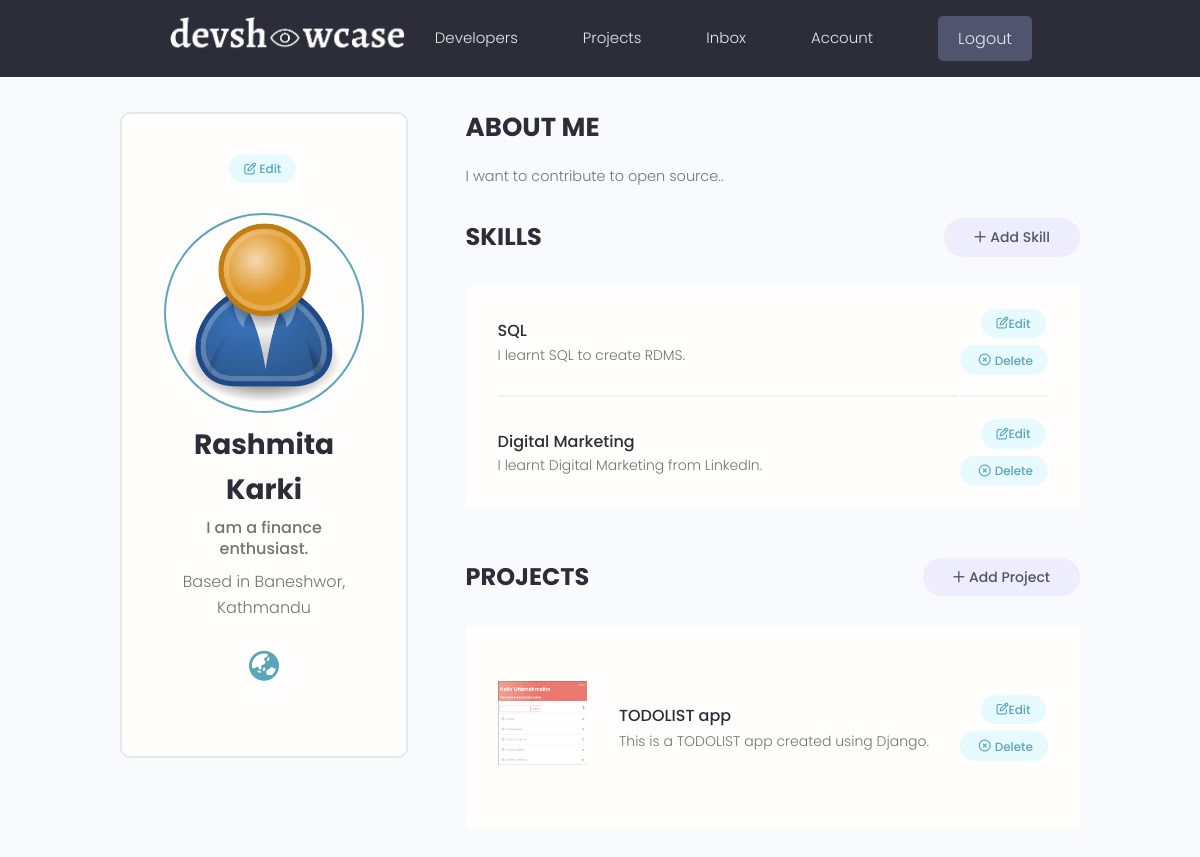
/account/ (signed in), run on the app's committed database.
### users/models.py (models this page shows, shortened)
class Profile(models.Model):
    user = models.OneToOneField(User, on_delete=models.CASCADE, null = True, blank = True)  # User has one to one relationship with their Profile means user can create only one Profile.
    name = models.CharField(max_length = 100, blank = True, null = True)
    email = models.EmailField(max_length = 50, blank = True, null = True)
    username = models.CharField(max_length = 20, blank = True, null = True)
    short_intro = models.CharField(max_length = 200, blank = True, null = True)
    location = models.CharField(max_length = 200, blank = True, null = True)
    bio = models.TextField(blank = True, null = True)
    profile_image = models.ImageField(null = True, blank = True, upload_to = 'users/', default='users/user-default.png')
    social_github = models.CharField(max_length = 200, blank = True, null = True)     # user can add github
    social_linkedin = models.CharField(max_length = 200, blank = True, null = True)   # user can add linkedin
    social_website = models.CharField(max_length = 200, blank = True, null = True)    # user can add their website.
    created = models.DateTimeField(auto_now_add=True)
    id = models.UUIDField(default = uuid.uuid4, primary_key = True, editable = False)
    class Meta:
        ordering = ['created']

class Skill(models.Model):
    owner = models.ForeignKey(Profile, on_delete=models.CASCADE, blank = True, null = True) # when Profile is deleted, delete skill too.
    name = models.CharField(null = True, blank = True, max_length = 40) # name of the skill that user has
    description = models.TextField(null = True, blank= True)
    created = models.DateTimeField(auto_now_add=True)
    id = models.UUIDField(default = uuid.uuid4, primary_key = True, editable = False)

### application/models.py (models this page shows, shortened)
class Project (models.Model):
    owner = models.ForeignKey(Profile, blank = True, null = True, on_delete = models.SET_NULL )  # Create the owner for the project and don't delete the project when the user id is deleted by any circumstances.
    title = models.CharField(max_length = 200)
    description = models.TextField(blank = True, null = True)
    project_image = models.ImageField(blank = True, null = True, default = "default.jpg") # to add images to the DB.
    demo_link = models.CharField(max_length=2000, blank = True, null = True)
    source_link = models.CharField(max_length = 2000, blank = True, null = True)
    tags = models.ManyToManyField('Tag', blank = True)  # it lets user select content of Tag table.
    vote_total = models.IntegerField(default = 0, null = True, blank = True)
    vote_ratio = models.IntegerField(default = 0, null = True, blank = True)
    created = models.DateTimeField(auto_now_add=True)
    id = models.UUIDField(default=uuid.uuid4, primary_key=True, unique=True, editable=False) # generate random unique id
    class Meta:
        ordering = ['-vote_ratio', '-vote_total', 'title']

### users/views.py (the view)
# urls.py: path('account/', views.userAccount, name = 'account'),
@login_required(login_url = 'login')
def userAccount(request):
    profile = request.user.profile
    skills = profile.skill_set.all()
    projects = profile.project_set.all()
    context = {
        'profile': profile,
        'skills': skills,
        'projects': projects
    }
    return render(request, 'users/account.html', context)

### template/users/account.html (shortened to what this page needs)
{% extends 'application/main.html' %}
{% block content %}
<main class="settingsPage profile my-md">
    <div class="container">
      <div class="layout">
        <div class="column column--1of3">
          <div class="card text-center">
            <div class="card__body dev">
              <a class="tag tag--pill tag--main settings__btn" href="{% url 'edit-account' %}"><i class="fa-regular fa-pen-to-square"></i>
                Edit</a>
              <img class="avatar avatar--xl dev__avatar" src="{{profile.profile_image.url}}" />
              <h2 class="dev__name">{{profile.name}}</h2>
              <p class="dev__title">{{profile.short_intro}}</p>
              <p class="dev__location">Based in {{profile.location}}</p>
              <ul class="dev__social">
                {% if profile.social_website %}
                <li>
                  <a title="Personal Website" href="{{profile.social_website}}" target="_blank"><i class="fa-solid fa-earth-asia"></i></a>
                </li>
                {% endif %}
              </ul>
            </div>
          </div>
        </div>
        <div class="column column--2of3">
          <div class="devInfo">
            <h3 class="devInfo__title">About Me</h3>
            <p class="devInfo__about">{{profile.bio}}</p>
          </div>
          <div class="settings">
            <h3 class="settings__title">Skills</h3>
            <a class="tag tag--pill tag--sub settings__btn tag--lg" href="{% url 'create-skill' %}"><i class="fa-regular fa-plus" style="padding-right: 4px;"></i> Add Skill</a>
          </div>
          <table class="settings__table">
            {% for skill in skills %}
            <tr>
              <td class="settings__tableInfo">
                <h4>{{skill.name}}</h4>
                <p>
                  {{skill.description}}
                </p>
              </td>
              <td class="settings__tableActions">
                <a class="tag tag--pill tag--main settings__btn" href="{% url 'update-skill' skill.id %}"><i class="fa-regular fa-pen-to-square"></i> Edit</a>
                <a class="tag tag--pill tag--main settings__btn" href="{% url 'delete-skill' skill.id %}?next=/account"><i class="fa-regular fa-circle-xmark" style="padding: 4px;"></i>
                  Delete</a>
              </td>
            </tr>
            {% endfor %}
          </table>
          <div class="settings">
            <h3 class="settings__title">Projects</h3>
            <a class="tag tag--pill tag--sub settings__btn tag--lg" href="{% url 'create' %}"><i class="fa-regular fa-plus" style="padding-right: 4px;"></i> Add Project</a>
          </div>
          <table class="settings__table">
            {% for project in projects %}
            <tr>
              <td class="settings__thumbnail">
                <a href="{% url 'project' project.id %}"><img src="{{project.project_image.url}}" alt="Project Thumbnail" /></a>
              </td>
              <td class="settings__tableInfo">
                <a href="{% url 'project' project.id %}">{{project.title}}</a>
                <p>{{project.description|slice:"150"}}</p>
              </td>
              <td class="settings__tableActions">
                <a class="tag tag--pill tag--main settings__btn" href="{% url 'update' project.id %}"><i class="fa-regular fa-pen-to-square"></i> Edit</a>
                <a class="tag tag--pill tag--main settings__btn"
                  href="{% url 'delete' project.id %}?next=/account"><i class="fa-regular fa-circle-xmark" style="padding: 4px;"></i>
                  Delete</a>
              </td>
            </tr>
            {% endfor %}
          </table>
        </div>
      </div>
    </div>
  </main>
  {% endblock %}

### static/styles/app.css (style rules this page uses)
:root { --color-sub: #2d2d39; }
.card { border: 2px solid var(--color-light); }
img { width: 100%; }
.fa-brands, .fa-solid { font-size: 30px; }
.profile .card > .dev { padding: 4rem; }
.dev__avatar { display: block; margin: auto; }
.dev__name { color: var(--color-sub); font-size: 2.8rem; font-weight: 700; margin-top: 1rem; margin-bottom: 0.5rem; }
.dev__title { font-size: 1.6rem; font-weight: 500; line-height: 1.3; }
.dev__location { margin-top: 1rem; }
.dev__social { margin: 3rem 0; list-style: none; display: flex; justify-content: center; gap: 1.5rem; }
.devInfo { margin-bottom: 3rem; }
.devInfo__title, .devInfo__subtitle { font-size: 2.6rem; color: var(--color-sub); text-transform: uppercase; font-weight: 700; margin-bottom: 1.5rem; }
.devInfo__about, .devSkill__info { font-size: 1.45rem; line-height: 1.7; text-align: justify; }
.settingsPage .dev > .settings__btn { display: inline-block; margin-bottom: 3rem; }
.settings { display: flex; justify-content: space-between; align-items: center; }
.settings__title { font-size: 2.4rem; text-transform: uppercase; font-weight: 700; color: var(--color-sub); }
.settings__table { margin-top: 3rem; margin-bottom: 5rem; padding: 0 3rem; background: var(--color-white); }
.settings__table tr { width: 100%; }
.settings__table tr > td { padding: 2rem 0; }
.settings__table tr:not(:last-child) td { border-bottom: 2px solid var(--color-white-light); }
.settings__thumbnail { width: 23%; min-width: 10rem; }
.settings__thumbnail img { padding-right: 3rem; height: 15rem; object-fit: contain; }
.settings__tableInfo { width: 100%; }
.settings__tableInfo h4, .settings__tableInfo a { padding-right: 1rem; width: auto; font-size: 1.6rem; font-weight: 500; color: var(--color-sub); }
.settings__tableInfo p { font-size: 1.4rem; }
.settings__tableActions { text-align: right; }

### static/uikit/styles/modules/_variables.css (style rules this page uses)
:root { --color-main: #5aa5b9; --color-main-light: #e6faff; --color-sub: #3f4156; --color-sub-light: #51546e; --color-sub-lighter: #ededfd; --color-text: #737373; --color-gray: #8b8b8b; --color-light: #e5e7eb; --color-light-gray: #767676; --color-bg: #f8fafd; --color-white: #fffefd; --color-white-light: #f3f3f3; --color-success: #359e64; --color-success-bg: #def8e8; --color-error: #fc4b0b; --color-error-bg: #fff2ee; --font-base: 'Poppins', arial, helvetica, 'Segoe UI', roboto, ubuntu, sans-serif; --font-monospace: 'Fira Code', 'Courier New', courier, monospace; --font-regular: 300; --font-medium: 500; --font-bold: 700; --generic-shadow: 1px 1px 5px #00000010; --generic-transition: all 0.3s ease-in-out; }

### static/uikit/styles/modules/_base.css (style rules this page uses)
* { margin: 0; padding: 0; box-sizing: border-box; text-rendering: optimizeLegibility; color: inherit; font-size: inherit; }
html { font-size: 50%; }
@media only screen and (min-width: 480px) { html { font-size: 56.25%; } }
@media only screen and (min-width: 1200px) { html { font-size: 62.5%; } }
body { line-height: 1.6; font-weight: 400; font-size: 1.5rem; color: var(--color-text); background-color: var(--color-bg); min-height: 100vh; }

### static/uikit/styles/modules/_typography.css (style rules this page uses)
* { font-family: var(--font-base); }
h2 { font-size: 3.6rem; font-weight: var(--font-bold); }
h3 { font-size: 3.2rem; font-weight: var(--font-medium); }
h4 { font-size: 2.8rem; font-weight: var(--font-medium); }
p, span, strong { font-size: 1.6rem; color: var(--color-text); font-weight: var(--font-regular); }
a { padding-bottom: 2px; text-decoration: none; display: inline-block; color: var(--color-main); font-weight: var(--font-medium); }

### static/uikit/styles/modules/_utilities.css (style rules this page uses)
.container { width: 92%; max-width: 165rem; margin: 0 auto; box-sizing: border-box; }
@media screen and (min-width: 1000px) { .container { width: 90%; } }
@media screen and (min-width: 1200px) { .container { width: 80%; } }
.text-center { text-align: center; }
.my-md { margin: 3rem auto; }

### static/uikit/styles/modules/_avatar.css (style rules this page uses)
.avatar { border-radius: 50%; border: 2px solid var(--color-main); object-fit: cover; }
.avatar--xl { height: 20rem; width: 20rem; }

### static/uikit/styles/modules/_card.css (style rules this page uses)
.card { border-radius: 1rem; background-color: var(--color-white); border: 1.5px solid var(--color-light); width: auto; height: auto; margin-top: 0.5rem; margin-bottom: 0.5rem; overflow: hidden; }
.card__body, .card__header { padding: 2rem 2.5rem; }

### static/uikit/styles/modules/_layout.css (style rules this page uses)
.layout { display: flex; flex-flow: row wrap; justify-content: space-between; }
.layout > .column { margin-bottom: 3rem; }
.layout > .column.column--1of3 { flex-basis: 30%; }
.layout > .column.column--2of3 { flex-basis: 64%; }

### data on the page
Profile: profile_image (placeholder picture), name "Rashmita Karki", short_intro "I am a finance enthusiast.", location "Baneshwor, Kathmandu", bio "I want to contribute to open source.."
Skill: name "SQL", description "I learnt SQL to create RDMS."
Skill: name "Digital Marketing", description "I learnt Digital Marketing from LinkedIn."
Project: project_image (picture), title "TODOLIST app", description "This is a TODOLIST app created using Django."
